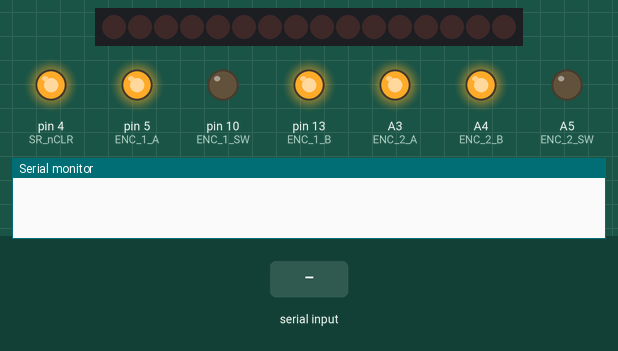
A sketch run on a simulated Arduino Uno, built with avr-gcc and run on an emulated ATmega328P. Shown: 16 shift-register outputs drawn as a row of LEDs (first output left, lit = HIGH), output pins drawn as LEDs (lit = HIGH), the last lines printed to the serial monitor. Wiring (inferred from the names in the program): 2 × shift register (74HC595): data pin 9; shift clock pin 12; latch pin 6. Wiring (inferred from the signals the program sends): row of LEDs: on Q0, Q1, Q2, Q3, Q4, Q5, Q6, Q7, Q8, Q9, Q10, Q11, Q12, Q13, Q14, Q15. The test bench sets the inputs (shaded band). Pins used as bus, display or sensor lines are not drawn.

Above: at 1.2 s.
1.3 s: "17\n" received over Serial
At 1.48 s:
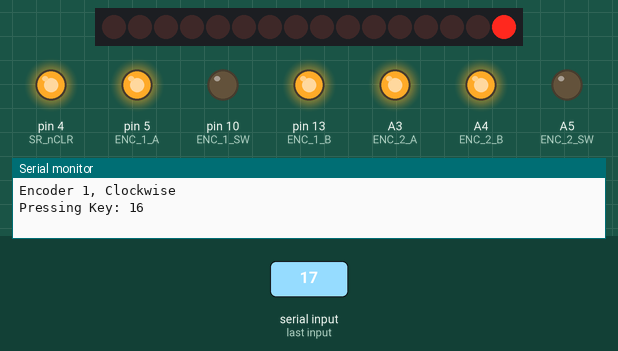
4.3 s: "5\n" received over Serial
At 4.35 s:
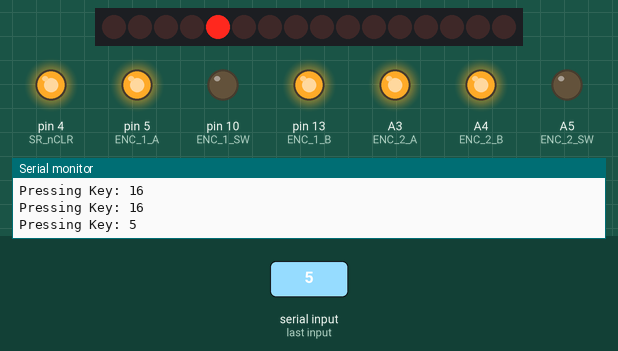
7.3 s: "18\n" received over Serial
At 8.2 s:
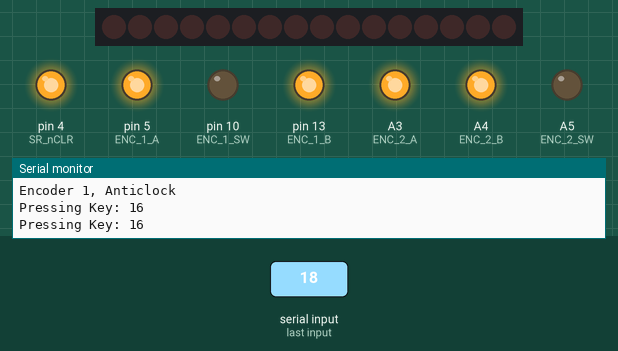
10.3 s: "19\n" received over Serial
At 10.55 s:
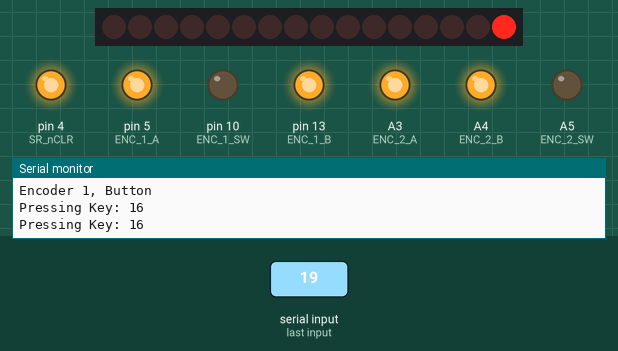
11.8 s: "20\n" received over Serial
At 11.98 s:
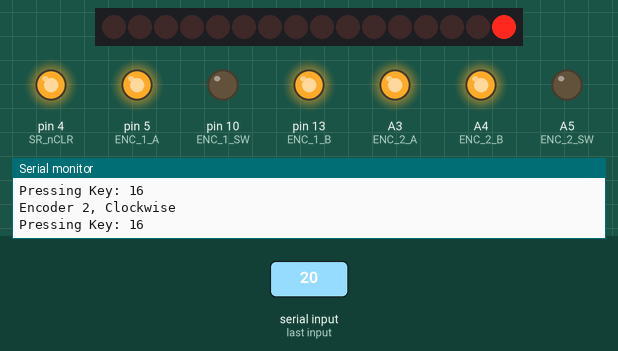
14.8 s: "16\n" received over Serial
Timing chart, 0 to 17.8 s (numbered marks = the images above; inputs shaded):
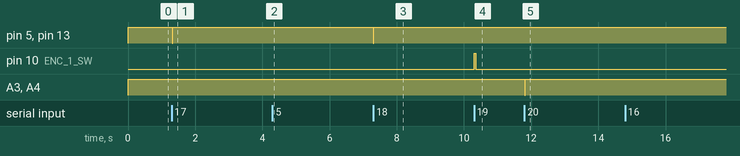

The sketch:

test-jig-fw.ino
```cpp
// 74HC595 Pins
#define SR_nOE  8   // B4
#define SR_SER  9   // B5
#define SR_CLK  12  // D6
#define SR_RCLK 6   // D7
#define SR_nCLR 4   // D4

// Encoder Pins
#define ENC_1_SW  10  // B6
#define ENC_2_SW  A5  // F0

#define ENC_1_A   5   // C6
#define ENC_1_B   13  // C7

#define ENC_2_A   A3  // F4
#define ENC_2_B   A4  // F1

#define CLOCKWISE 1
#define ANTICLOCK 2

#define ENC_1     1
#define ENC_2     2

// DUT RST
#define DUT_nRST    PB0
#define DUT_nRST_P  PORTB

// Commands
#define ENTER       64
#define HIGH_Z      128
#define SOFT_RESET  254
#define HARD_RESET  255

// Non Arduino Pin IO
#define dirOut(port,pin) 	  (*(&port-1)) |= (1<<(pin))
#define dirIn(port,pin) 	  (*(&port-1)) &= ~(1<<(pin))
#define clearBit(port,pin) 	(port) &= ~(1<<(pin))
#define setBit(port,pin) 	  (port) |= (1<<(pin))

void press_key(uint8_t key);
void press_enter(void);
void shift_out(uint16_t bitstream);
void rotate_encoder(uint8_t encoder, uint8_t dir);

void setup()
{
  // Shift Reg
  pinMode(SR_nOE, OUTPUT);
  pinMode(SR_SER, OUTPUT);
  pinMode(SR_nCLR, OUTPUT);
  pinMode(SR_CLK, OUTPUT);
  pinMode(SR_RCLK, OUTPUT);

  // Encoders
  pinMode(ENC_1_SW, OUTPUT);
  pinMode(ENC_2_SW, OUTPUT);
  pinMode(ENC_1_A, OUTPUT);
  pinMode(ENC_1_B, OUTPUT);
  pinMode(ENC_2_A, OUTPUT);
  pinMode(ENC_2_B, OUTPUT);

  digitalWrite(ENC_1_SW, LOW);
  digitalWrite(ENC_2_SW, LOW);
  digitalWrite(ENC_1_A, HIGH);
  digitalWrite(ENC_1_B, HIGH);
  digitalWrite(ENC_2_A, HIGH);
  digitalWrite(ENC_2_B, HIGH);

  // DUT Reset
  dirIn(DUT_nRST_P, DUT_nRST);

  // SR should be high Z
  digitalWrite(SR_nOE, HIGH);
  digitalWrite(SR_nCLR, HIGH);

  // Serial
  Serial.begin(115200);
}

void loop()
{
  while (Serial.available() > 0)
  {
    uint8_t data = Serial.parseInt();

    if (data >= 1 && data <= 16) // A = 1, P = 16
    {
      if (data == 16)  // If P, we need to wait for tap dance to clear after pressing alpha
      {
        delay(500);
      }
      press_key(data);
      delay(500);
      if (data == 16)  // If P, we need to wait for tap dance to clear after pressing alpha
      {
        delay(500);
      }
      press_enter();
    }
    else if (data > 16 && data <= 22) // Q = 17, V = 22
    {

      if (data == 17)
      {
        Serial.println("Encoder 1, Clockwise");
        rotate_encoder(ENC_1, CLOCKWISE);
        press_enter();
      }
      else if (data == 18)
      {
        Serial.println("Encoder 1, Anticlock");
        rotate_encoder(ENC_1, ANTICLOCK);
        press_enter();
      }
      else if (data == 19)
      {
        Serial.println("Encoder 1, Button");
        digitalWrite(ENC_1_SW, HIGH);
        delay(50);
        digitalWrite(ENC_1_SW, LOW);
        press_enter();
      }
      else if (data == 20)
      {
        Serial.println("Encoder 2, Clockwise");
        rotate_encoder(ENC_2, CLOCKWISE);
        press_enter();
      }
      else if (data == 21)
      {
        Serial.println("Encoder 2, Anticlock");
        rotate_encoder(ENC_2, ANTICLOCK);
        press_enter();
      }
      else if (data == 22)
      {
        Serial.println("Encoder 2, Button");
        digitalWrite(ENC_2_SW, HIGH);
        delay(50);
        digitalWrite(ENC_2_SW, LOW);
        press_enter();
      }
    }
    else if (data == ENTER)
    {
      press_enter();
    }
    else if (data == 128) // High Z all the things
    {
      digitalWrite(SR_nOE, HIGH);
      dirIn(DUT_nRST_P, DUT_nRST);
      Serial.println("High Z IO");
    }
    else if (data == SOFT_RESET)
    {
      Serial.println("Soft Reset");
      press_key(15);
      delay(50);
      press_key(15);

    }
    else if (data == HARD_RESET)
    {
      Serial.println("Hard Reset");
      dirOut(DUT_nRST_P, DUT_nRST);
      clearBit(DUT_nRST_P, DUT_nRST);
      delay(50);
      setBit(DUT_nRST_P, DUT_nRST);
      dirIn(DUT_nRST_P, DUT_nRST);
    }
  }
}

// Double taps "P" to hit enter
void press_enter(void)
{
  press_key(16);
  delay(50);
  press_key(16);
}

// Presses the given key, with A = 1, P = 16
void press_key(uint8_t key)
{
  Serial.print("Pressing Key: ");
  Serial.println(key, DEC);

  // digitalWrite(SR_nOE, HIGH);
  digitalWrite(SR_nOE, LOW);
  shift_out(1 << (key - 1)); // Convert from A=1 to A=0
  delay(100);
  shift_out(0b0000000000000000); // Clear
}

// Sets keys per input bitstream
void shift_out(uint16_t bitstream)
{
  digitalWrite(SR_RCLK, LOW);
  shiftOut(SR_SER, SR_CLK, MSBFIRST, (bitstream & 0xFF00) >> 8); // second byte
  shiftOut(SR_SER, SR_CLK, MSBFIRST, (bitstream & 0xFF));        // first byte
  digitalWrite(SR_RCLK, HIGH);
}

void rotate_encoder(uint8_t encoder, uint8_t dir)
{

  if (encoder == ENC_1 && dir == CLOCKWISE)
  {
    digitalWrite(ENC_1_B, LOW);
    delay(10);
    digitalWrite(ENC_1_A, LOW);
    delay(10);
    digitalWrite(ENC_1_B, HIGH);
    delay(10);
    digitalWrite(ENC_1_A, HIGH);
    delay(100);
  }
  else if (encoder == ENC_1 && dir == ANTICLOCK)
  {
    digitalWrite(ENC_1_A, LOW);
    delay(10);
    digitalWrite(ENC_1_B, LOW);
    delay(10);
    digitalWrite(ENC_1_A, HIGH);
    delay(10);
    digitalWrite(ENC_1_B, HIGH);
    delay(100);
  }
  else if (encoder == ENC_2 && dir == CLOCKWISE)
  {
    digitalWrite(ENC_2_B, LOW);
    delay(10);
    digitalWrite(ENC_2_A, LOW);
    delay(10);
    digitalWrite(ENC_2_B, HIGH);
    delay(10);
    digitalWrite(ENC_2_A, HIGH);
    delay(100);
  }
  else if (encoder == ENC_2 && dir == ANTICLOCK)
  {
    digitalWrite(ENC_2_A, LOW);
    delay(10);
    digitalWrite(ENC_2_B, LOW);
    delay(10);
    digitalWrite(ENC_2_A, HIGH);
    delay(10);
    digitalWrite(ENC_2_B, HIGH);
    delay(100);
  }
}
```

Measured:
- after the input at 1.3 s, pin 5 (ENC_1_A), pin 13 (ENC_1_B): HIGH → LOW at once, → HIGH 0.02 s later
- after the input at 7.3 s, pin 5 (ENC_1_A), pin 13 (ENC_1_B): HIGH → LOW at once, → HIGH 0.02 s later
- after the input at 10.3 s, pin 10 (ENC_1_SW): LOW → HIGH at once, → LOW 0.05 s later
- after the input at 11.8 s, A3 (ENC_2_A), A4 (ENC_2_B): HIGH → LOW at once, → HIGH 0.02 s later
